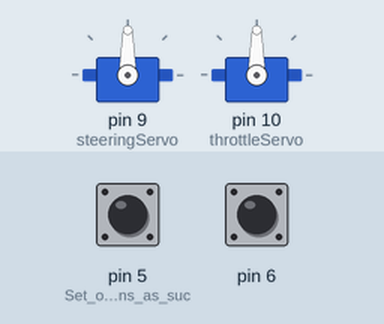
A sketch run on a simulated Arduino Uno, built with avr-gcc and run on an emulated ATmega328P. On the bench: 2 × servo. The test bench sets the inputs (shaded band); at power-on: pin 6 LOW, pin 5 (Set_our_input_pins_as_suc) LOW.

Above: at 0.1 s.
At 1.2 s:
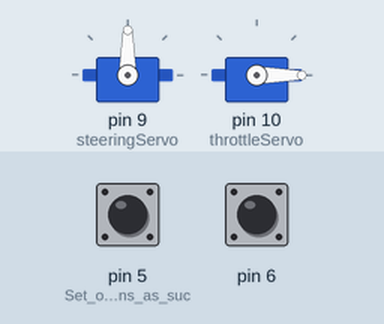
1.3 s: pin 6 pulsed HIGH 5 times (0.12 s each, 0.3 s apart)
At 1.8 s:
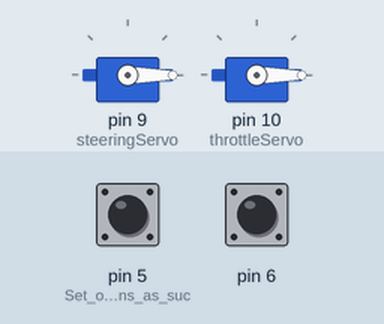
Timing chart, 0 to 4.3 s (numbered marks = the images above; inputs shaded):
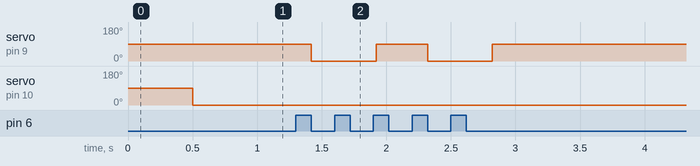

The sketch:

controlprogram1.ino
```cpp
#include <Servo.h>
Servo steeringServo;
Servo throttleServo;
int throttleMax = 1673;
int throttleAvg = 1500;
int throttleMin = 1270;
int steeringMax = 2075;
int steeringAvg = 1500;
int steeringMin = 900;


int throttlePin; // Here's where we'll keep our channel values
int steeringPin;

void setup() {

  pinMode(5, INPUT); // Set our input pins as such
  pinMode(6, INPUT);
  steeringServo.attach (9,1000,2000);
  throttleServo.attach(10);
  Serial.begin(9600); // Pour a bowl of Serial

}

void loop() {

  throttlePin = pulseIn(5, HIGH,  250000); // Read the pulse width of
  steeringPin = pulseIn(6, HIGH, 250000); // each channel

 /* Serial.print("Throttle: "); // Print the value of
  Serial.println(throttlePin);        // each channel

  Serial.print("Steering: ");
  Serial.println(steeringPin);*/
  steeringFunc(steeringPin);
  throttleFunc(throttlePin);

  //delay(100); // I put this here just to make the terminal
              // window happier
}
void throttleFunc(int throttle){
  if(throttle == 0){
    throttleServo.write(0);
    return;
  }
  int actual = throttle-throttleAvg;
  float ratio = (throttleMax - throttleAvg)/70;
  if(actual > 30){
    throttleServo.write(actual / ratio);
  }
  else{
    throttleServo.write(0);
  }
}
void steeringFunc(int steering){
  if(steering == 0){
    //ERROR UNPLUGGED WIRE
    steeringServo.write(90);
    return;
  }
  int actual = steering - steeringAvg;
  if(abs(actual) > 100){
    if(actual > 0){
        steeringServo.write(180);
    }
    else{
      steeringServo.write(0);
    }
  }
  else{
    steeringServo.write(90);
  }
}
```

Measured:
- after the input at 1.3 s, servo on pin 9 (steeringServo): alternates 90° for 0.40 s and 0° for 0.50 s, 4 changes in all, then stays 90°, starting after 0.12 s
